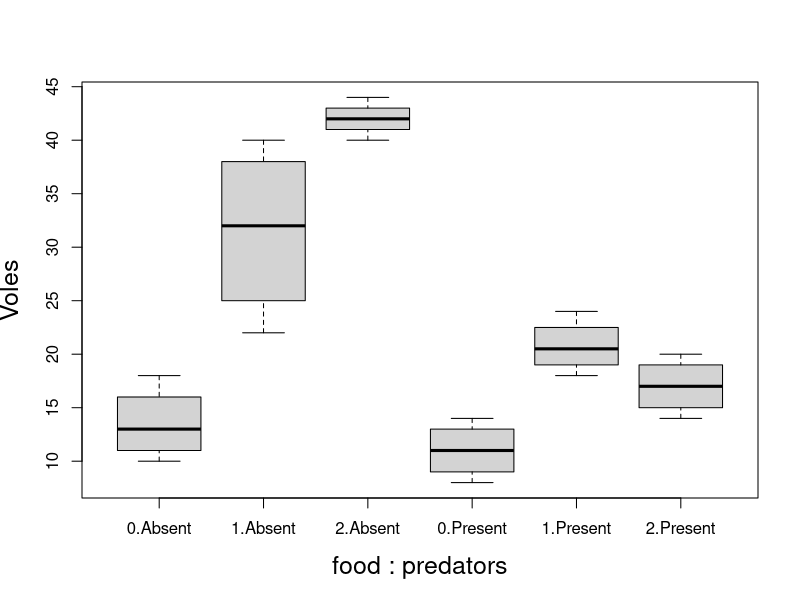
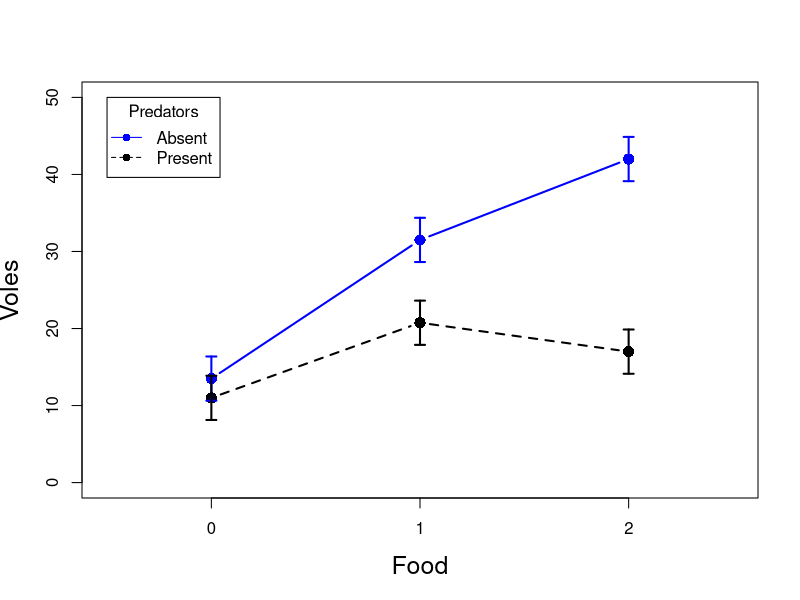
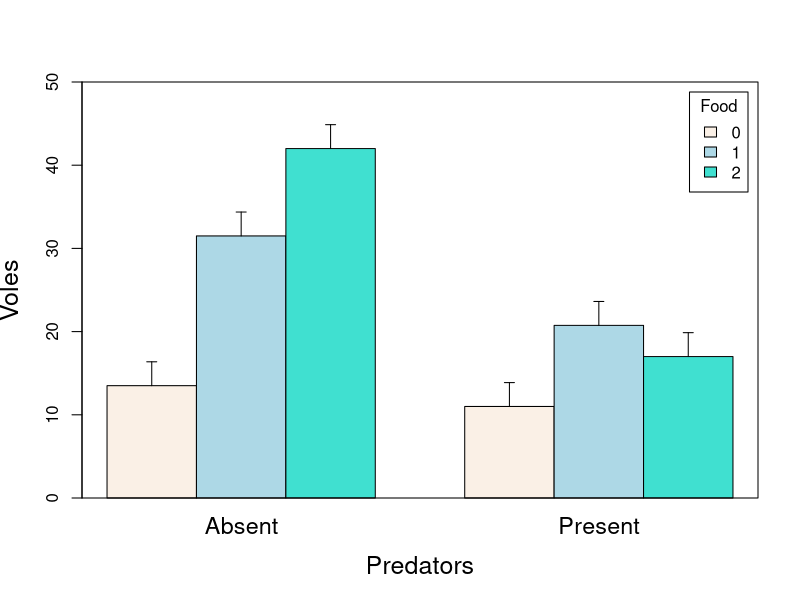

These charts were generated, in order, by the following R code:
## ----voleData,size='scriptsize'------------------------------------------
voleData <- read.csv("microtus_data.csv")
##head(voleData, 7)
str(voleData)


## ----factor,size='scriptsize'--------------------------------------------
voleData$food <- factor(voleData$food)
str(voleData)


## ----table---------------------------------------------------------------
table(voleData$predators, voleData$food)


## ----box1,fig.show='hide',fig.width=8,fig.height=6,size='scriptsize'-----
boxplot(voles ~ food + predators, data=voleData, ylab="Voles", cex.lab=1.5)


## ----aov1,size='footnotesize'--------------------------------------------
aov1 <- aov(voles ~ food * predators, data=voleData)
summary(aov1)


## ----aov2----------------------------------------------------------------
aov2 <- aov(voles ~ food + predators, data=voleData)
summary(aov2)


## ----subset1,size='scriptsize'-------------------------------------------
summary(aov(voles ~ food, data=voleData, subset=predators=="Present"))


## ----subset2,size='scriptsize'-------------------------------------------
summary(aov(voles ~ food, data=voleData, subset=predators=="Absent"))


## ----tuk,size='scriptsize'-----------------------------------------------
tuk.out <- TukeyHSD(aov1)
tuk.out$'food:predators'


## ----mtable,size='tiny'--------------------------------------------------
ybar_ij.SE <- model.tables(aov1, type="means", se=TRUE)
ybar_ij.SE


## ----gmeans--------------------------------------------------------------
ybar_ij. <- ybar_ij.SE$tables$"food:predators"
ybar_ij.


## ----SE------------------------------------------------------------------
SE_ij. <- as.numeric(ybar_ij.SE$se$"food:predators")
SE_ij.


## ----ybarSE2,fig.show='hide',fig.width=8,fig.height=6,size='tiny'--------
plot(1:3, ybar_ij.[,1], xaxt="n", xlim=c(0.5, 3.5), ylim=c(0, 50), type="b",
     pch=16, col="blue", xlab="Food", ylab="Voles", cex=1.5, cex.lab=1.5, lwd=2)
lines(1:3, ybar_ij.[,2], pch=16, col="black", type="b", cex=1.5, lty=2, lwd=2)
axis(1, 1:3, labels=c("0", "1", "2"))
arrows(1:3, ybar_ij.[,1]-SE_ij., 1:3, ybar_ij.[,1]+SE_ij., code=3, angle=90,
       length=0.05, lwd=2, col="blue")
arrows(1:3, ybar_ij.[,2]-SE_ij., 1:3, ybar_ij.[,2]+SE_ij., code=3, angle=90,
       length=0.05, lwd=2)
legend(0.5, 50, c("Absent", "Present"), col=c("blue", "black"), lty=c(1,2), title="Predators", pch=16)


## ----ybarSE3,fig.show='hide',fig.width=8,fig.height=6,size='tiny'--------
bp <- barplot(ybar_ij., xlab="Predators", args.legend=list(title="Food"),
              cex.lab=1.5, cex.names=1.4, col=c("linen", "lightblue", "turquoise"),
              ylab="Voles", beside=TRUE, legend=TRUE, ylim=c(0, 50)); box()
arrows(bp, ybar_ij., bp, ybar_ij.+SE_ij., code=2, angle=90, length=0.05, lwd=1)

